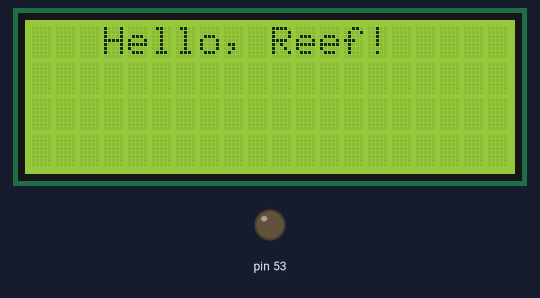
Simulated run of this sketch. Board: Arduino Mega 2560, built with avr-gcc and run on an emulated ATmega2560. On the bench: 20×4 character LCD, output pins drawn as LEDs (lit = HIGH). WiFi joins after 1.5 s; servers stay silent unless stated; uploads are accepted with an empty reply; storage starts empty; what the sketch prints to the serial monitor is not drawn.

Above: at 7.1 s.
At 8.1 s:
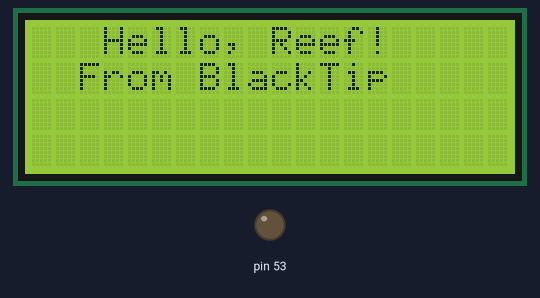
At 9.2 s:
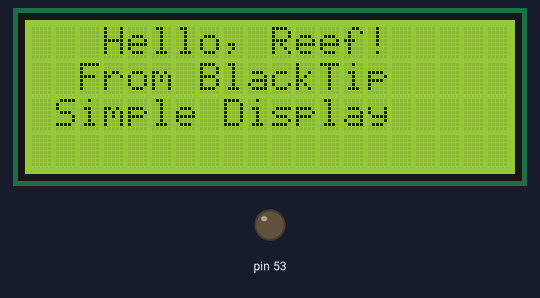
At 11.2 s:
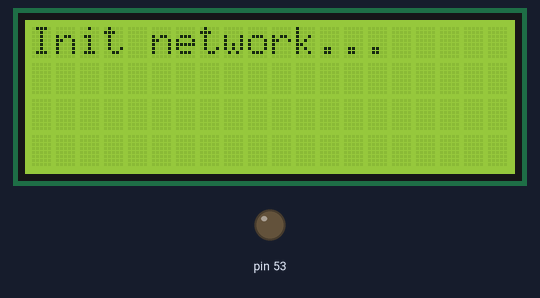
At 19.3 s:
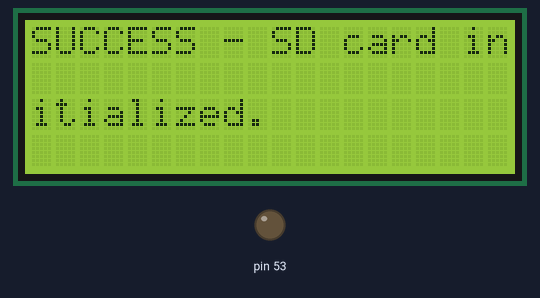
At 22.6 s:
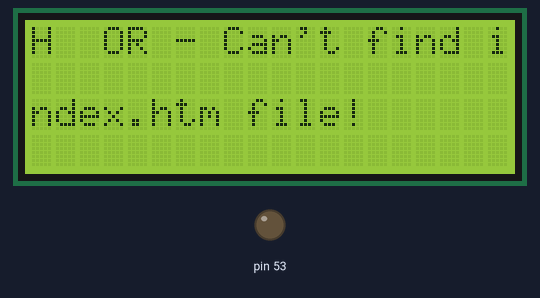

Measured:
- what the display in image 0 shows lasts 1.0 s, from 7.1 s to 8.1 s
- what the display in image 3 shows lasts 4.6 s, from 11.1 s to 15.7 s
- what the display in image 4 shows lasts 1.6 s, from 19.2 s to 20.8 s

The sketch:

ReadConfigWebSaveSD.ino
```cpp
/*--------------------------------------------------------------
  Program:      eth_websrv_SD

  Description:  Arduino web server that serves up a basic web
                page. The web page is stored on the SD card.

  Hardware:     Arduino Uno and official Arduino Ethernet
                shield. Should work with other Arduinos and
                compatible Ethernet shields.
                2Gb micro SD card formatted FAT16

  Software:     Developed using Arduino 1.0.3 software
                Should be compatible with Arduino 1.0 +
                SD card contains web page called index.htm

  References:   - WebServer example by David A. Mellis and
                  modified by Tom Igoe
                - SD card examples by David A. Mellis and
                  Tom Igoe
                - Ethernet library documentation:
                  http://arduino.cc/en/Reference/Ethernet
                - SD Card library documentation:
                  http://arduino.cc/en/Reference/SD

  Date:         10 January 2013

  Author:       W.A. Smith, http://startingelectronics.com
--------------------------------------------------------------*/

#include <Ethernet.h>
#include <OneWire.h>
#include <Wire.h>
#include <LiquidCrystal_I2C.h>
#include <SPI.h>
#include <SD.h>


// MAC address from Ethernet shield sticker under board
byte mac[] = { 0xDE, 0xAD, 0xBE, 0xEF, 0xFE, 0xED };
Sd2Card card;
SdVolume volume;
SdFile root;
LiquidCrystal_I2C lcd(0x27,20,4);
IPAddress ip(192, 168, 0, 177);
EthernetClient client;
const char server[] = "www.google.com";
File webFile;
const char btrServer[] = "sixth-tempo-89216.appspot.com";
const String device_id="10101010";
const int chipSelect = 4;

void setup()
{
    delay(5000);
    Serial.begin(9600);
    initializeLCD();
    initializeNetwork();
    initializeSD();
    Serial.print("My IP address: ");
    Serial.println(Ethernet.localIP());
    updateConfigsToSD();
}

void loop()
{
}


//==============================================
//---( Read configs from Site and save to SD)---
//==============================================
void updateConfigsToSD(){
if (client.connect(server, 80)) {
    // Make a HTTP request:
    client.print("GET /readconfig?deviceId=");
    client.print(device_id);
    client.println(" HTTP/1.1");
    client.print("Host: ");
    client.println(btrServer);
    client.println("Connection: close");
    client.println();
  }
  else {
    // kf you didn't get a connection to the server:
    displayEvent("connection failed");
  }

  lcd.setCursor(0,0);
  if (client.available()) {
    char c = client.read();
    Serial.print(c);
    lcd.println(c);
  }

  client.stop();

  // if the server's disconnected, stop the client:
  if (!client.connected()) {
    Serial.println();
    Serial.println("disconnecting.");
    client.stop();
  }

}


//==============================================
//---( Log major events to LCD and Serial )-----
//==============================================
void displayEvent(String text){
  Serial.println(text);
  lcd.clear();
  lcd.setCursor(0,0);
  lcd.print(text);
  delay(1500);
}

//==============================================
//---( Initialize the SDCard )---------------------
//==============================================
void initializeSD(){
    pinMode(53, OUTPUT);     // 53 on a mega

    Serial.println("Initializing SD card...");
    if (!SD.begin(4)) {
        displayEvent("ERROR - SD card initialization failed!");
        return;    // init failed
    }
    displayEvent("SUCCESS - SD card initialized.");
    // check for index.htm file
    if (!SD.exists("index.htm")) {
        displayEvent("ERROR - Can't find index.htm file!");
        return;  // can't find index file
    }
    Serial.println("SUCCESS - Found index.htm file.");
}


//==============================================
//---( Initialize the LCD )---------------------
//==============================================
void initializeLCD(){
// ------- Quick 2 blinks of backlight  -------------
  lcd.init();
  for(int i = 0; i< 2; i++)
  {
    lcd.backlight();
    delay(500);
    lcd.noBacklight();
    delay(500);
  }
  lcd.backlight(); // finish with backlight on
  lcd.setCursor(3,0); //Start at character 4 on line 0
  lcd.print("Hello, Reef!");
  delay(1000);
  lcd.setCursor(2,1);
  lcd.print("From BlackTip");
  delay(1000);
  lcd.setCursor(0,2);
  lcd.print(" Simple Display");
  lcd.setCursor(0,3);
  delay(1000);
  lcd.print("www.blacktipreef.com");
  delay(1000);
}


//==============================================
//-----( Initialize the Network )---------------
//==============================================
void initializeNetwork(){
  lcd.clear();
  lcd.setCursor(0,0);
  lcd.print("Init network...");
  delay(3000);
  if (Ethernet.begin(mac) == 0) {
    lcd.setCursor(0,1);
    displayEvent("DHCP Failure :( ");
    delay(3000);
    Ethernet.begin(mac, ip);
  }
  // give the Ethernet shield a second to initialize:
  lcd.clear();
  lcd.setCursor(0,0);
  displayEvent("Connecting...");
  delay(2000);
}
```
